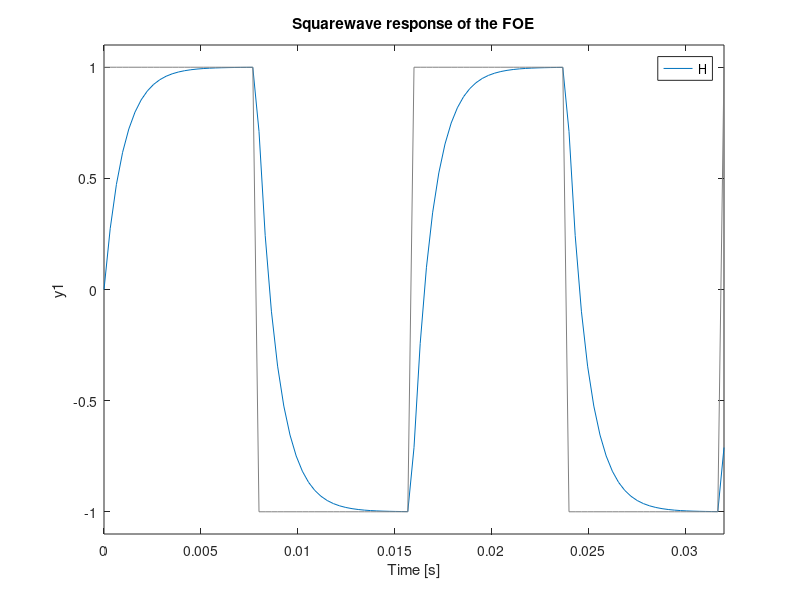

Reproduce this figure in MATLAB.
%% first order element - 
%the circuit parameters
R1 = 1e3; R2 = 1e3; C1 = 1e-6;
%the transfer function parameters
k = R1/R2; %gain factor
T = R2 * C1; %time constant
%declare the transfer function
H = tf(k, [T,1]);
step(H);

%% the time specifications
close all
%Rise time
tr = 2.5 * T;
ts = 4 * T; %settling time
%tp = simulation time
%steady state value
tss = 9*T;
yss = k;
%simulation time
tss = 9*T;t=0:tss/100:tss;
y = step(H,t)
%plot(t,y);
plot(t,y,'k',tr,0.9*k,'or')
text(tr*1.1,k*0.9,'Rise time')
hold
plot(ts, 0.98 * k, 'ob')
text(ts * 1.1, 0.98*k, 'Settling time')
plot(tss, k, 'om')
hold
text(tss, 0.9 * k, 'Steady state Value')
%step(H)
%hold
%% varying the gain factor
clear all
R1 = [1e3, 2.2e3, 4.7e3, 1e4]; R2 = 1e3; C1 = 1e-6;
T = R2 * C1;
for i=1:length(R1)
    H{i} = tf(R1(i)/R2, [T,1]);
end 
step(H{1:4});
legend('R1 = 1k/Omega', 'R1 = 2.2k/Omega', 'R1 = 4.7k/Omega', 'R1 = 10k/Omega');shg;grid

%% Time constant variation
C1 = [0.01, 0.1, 1] * 1e-6;
R1 = 1e3; R2 = 1e3;
T = R2 .* C1;
for i=1:length(C1)
    H{i} = tf(R1/R2, [T(i),1]);
end 
step(H{1:3})
legend('C1 = 0.01\muF', 'C1 = 0.1\muF', 'C1 = 1\muF' );shg;grid

%% Square wave response
R1 = 1e3; R2 = R1; C1 = 1e-6;
T = R2 * C1; k = R1/R2;
Tu = 16*T; wu = 2*pi/Tu;
t = 0:Tu/50:2*Tu;
H = tf(k, [T,1]);
lsim(H, square(wu*t), t)
grid;shg;
title('Squarewave response of the FOE')
